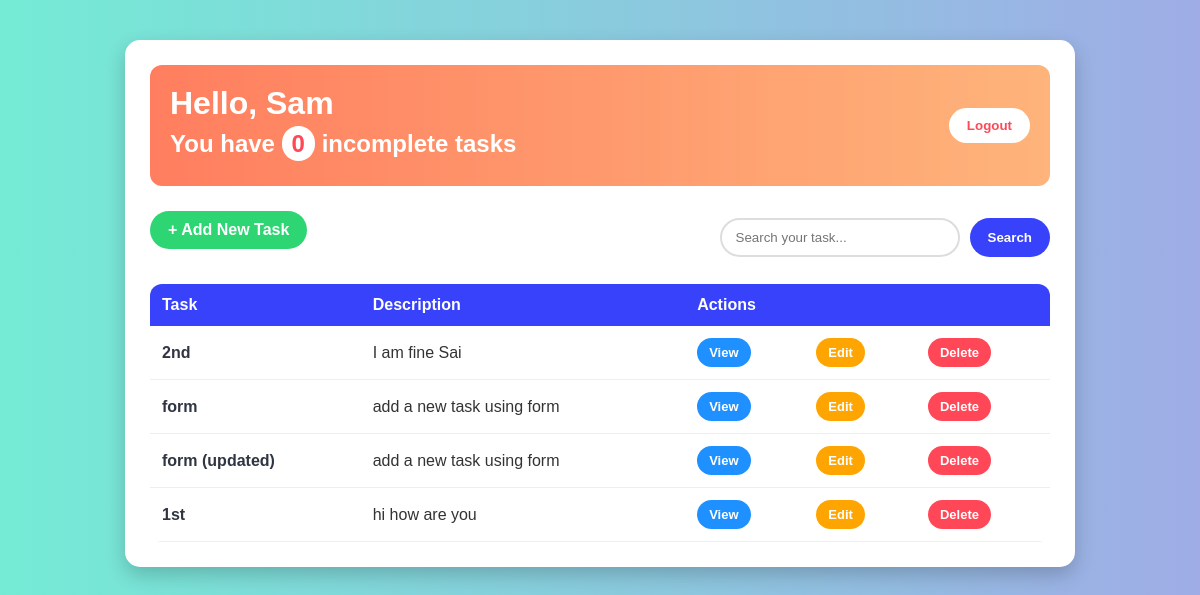
The app's page / (signed in) with its own data.
### base/models.py (models this page shows, shortened)
class Task(models.Model):
    user = models.ForeignKey(User, on_delete=models.CASCADE, null=True, blank=True)
    title = models.CharField(max_length=200)
    description = models.TextField(null=True, blank=True)
    complete = models.BooleanField(default=False)
    created = models.DateTimeField(auto_now_add=True)
    class Meta:
        ordering = ['complete']

### base/views.py (the view)
# urls.py: path('', Tasklist.as_view(), name='tasks'),
class Tasklist(LoginRequiredMixin, ListView):
    model = Task
    context_object_name = 'tasks'
    def get_context_data(self, **kwargs):
        context = super().get_context_data(**kwargs)
        context['tasks'] = context['tasks'].filter(user=self.request.user)
        context['count'] = context['tasks'].filter(complete=False).count()
        search_input = self.request.GET.get('search-area') or ''
        if search_input:
            context['tasks'] = context['tasks'].filter(title__startswith=search_input)
            context['search_input'] = search_input
        return context

### base/templates/base/task_list.html (shortened to what this page needs)
{% extends 'base/main.html' %}
{% block content %}
<div class="header-bar">
    <div>
        <h1>Hello, {{ request.user|title }}</h1>
        <h2>You have <span>{{ count }}</span> incomplete task{{ count|pluralize }}</h2>
    </div>
    {% if request.user.is_authenticated %}
        <form method="POST" action="{% url 'logout' %}">
            <button class="logout-btn" type="submit">Logout</button>
        </form>
    {% else %}
        <a href="{% url 'login' %}">Login</a>
    {% endif %}
</div>
<div class="top-section">
    <a class="add-btn" href="{% url 'task-create' %}">+ Add New Task</a>
    <form method="GET" class="search-form">
        <input
            type="text"
            name="search-area"
            placeholder="Search your task..."
            value="{{ search_input }}"
        >
        <button type="submit">Search</button>
    </form>
</div>
<table>
    <tr>
        <th>Task</th>
        <th>Description</th>
        <th colspan="3">Actions</th>
    </tr>
    {% for task in tasks %}
    <tr>
        <td class="task-title">{{ task.title }}</td>
        <td>{{ task.description|default:"No description" }}</td>
        <td>
            <a class="action-btn view-btn" href="{% url 'task' task.id %}">View</a>
        </td>
        <td>
            <a class="action-btn edit-btn" href="{% url 'task-update' task.id %}">Edit</a>
        </td>
        <td>
            <a class="action-btn delete-btn" href="{% url 'task-delete' task.pk %}">Delete</a>
        </td>
    </tr>
    {% empty %}
    <tr>
        <td colspan="5" class="empty-message">No tasks available.</td>
    </tr>
    {% endfor %}
</table>
{% endblock content %}

### base/templates/base/main.html (shortened to what this page needs)
<!DOCTYPE html>
<html lang="en">
<head>
</head>
<body>
    <div class="container">
        {% block content %}
        {% endblock content %}
    </div>
</body>
</html>

### base/templates/base/main.html (style rules this page uses)
* { margin: 0; padding: 0; box-sizing: border-box; }
body { font-family: Arial, sans-serif; background: linear-gradient(to right, #74ebd5, #9face6); min-height: 100vh; padding: 40px 15px; }
.container { max-width: 950px; margin: auto; background-color: white; padding: 25px; border-radius: 15px; box-shadow: 0px 8px 20px rgba(0, 0, 0, 0.2); }
h1, h2, h3 { color: #2f3542; margin-bottom: 15px; }
a { text-decoration: none; color: #3742fa; font-weight: bold; }
.header-bar { background: linear-gradient(to right, #ff7e5f, #feb47b); color: white; padding: 20px; border-radius: 12px; margin-bottom: 25px; display: flex; justify-content: space-between; align-items: center; gap: 15px; flex-wrap: wrap; }
.header-bar h1, .header-bar h2 { color: white; margin-bottom: 8px; }
.header-bar span { background-color: white; color: #ff4757; padding: 4px 10px; border-radius: 20px; }
button, input[type="submit"] { background-color: #3742fa; color: white; border: none; padding: 10px 18px; border-radius: 25px; cursor: pointer; font-weight: bold; }
.logout-btn { background-color: white; color: #ff4757; }
.add-btn { display: inline-block; background-color: #2ed573; color: white; padding: 10px 18px; border-radius: 25px; margin-bottom: 15px; }
.top-section { display: flex; justify-content: space-between; align-items: center; gap: 15px; flex-wrap: wrap; margin-bottom: 20px; }
.search-form { display: flex; gap: 10px; flex-wrap: wrap; }
.search-form input { padding: 10px 14px; border: 2px solid #ddd; border-radius: 25px; outline: none; width: 240px; }
table { width: 100%; border-collapse: collapse; margin-top: 15px; overflow: hidden; border-radius: 12px; }
th { background-color: #3742fa; color: white; padding: 12px; text-align: left; }
td { padding: 12px; border-bottom: 1px solid #eee; color: #333; }
.task-title { font-weight: bold; color: #2f3542; }
.action-btn { color: white; padding: 7px 12px; border-radius: 18px; font-size: 13px; display: inline-block; }
.view-btn { background-color: #1e90ff; }
.edit-btn { background-color: #ffa502; }
.delete-btn { background-color: #ff4757; }

### records on screen
Task: title "2nd", description "I am fine Sai"
Task: title "form", description "add a new task using form"
Task: title "form (updated)", description "add a new task using form"
Task: title "1st", description "hi how are you"

### other values on screen
{{ request.user|title }} "Sam"
{{ count }} "0"
